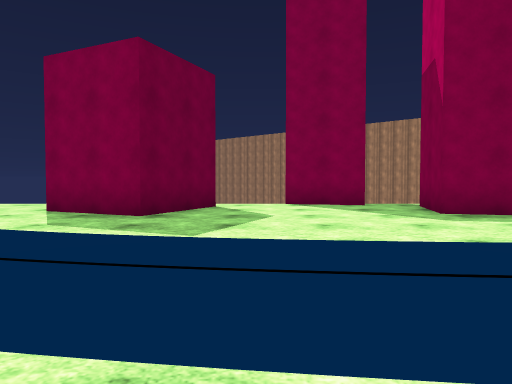
[1] (above)

24 first-person views from a walk through a 3-D level made in the Unity game engine. The camera is 1.2 m above the floor, tilts 2° down and sees 70° across. The floor is counted in squares, 2 m on a side. Each view is taken from the middle of a square. On the plan, view 1 faces up. The plan holds only what a view shows up to about 10 squares ahead; the rest is blank. The place goes on beyond the plan. The player character is not drawn. Some surface patterns are stand-ins.

[2]
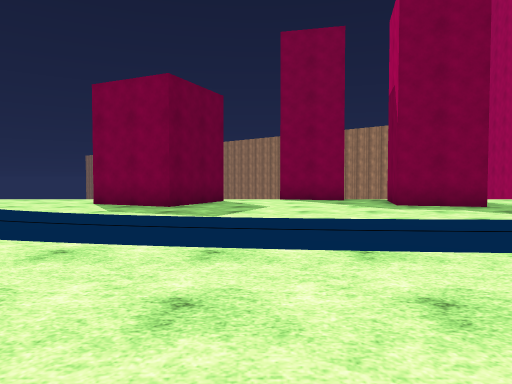

[3]
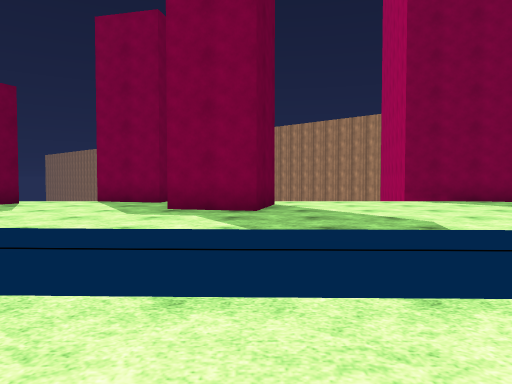

[4]
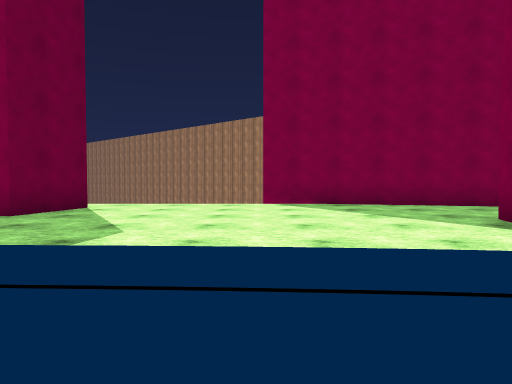

[5]
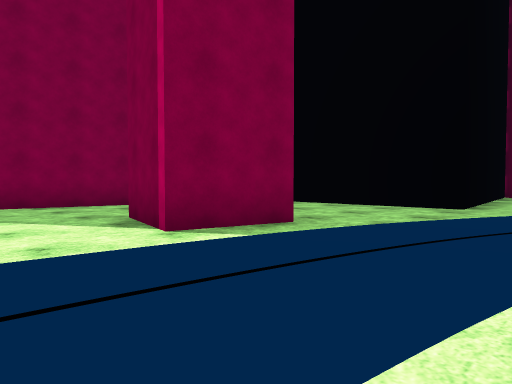

[6]
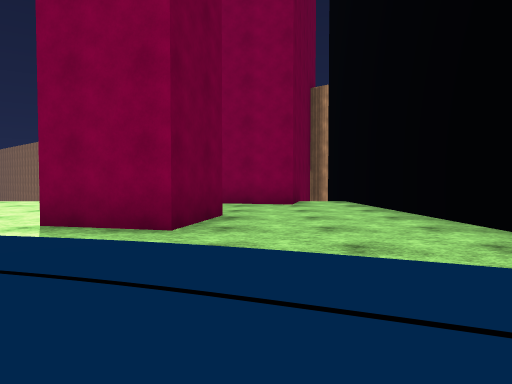

[7]
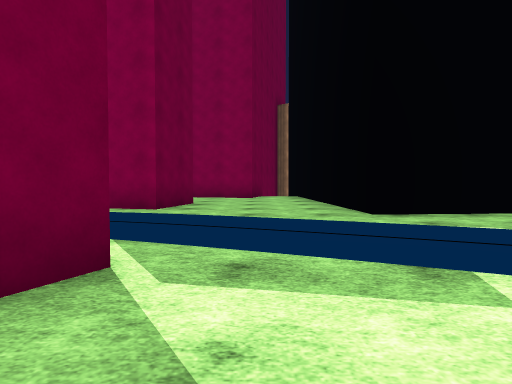

[8]
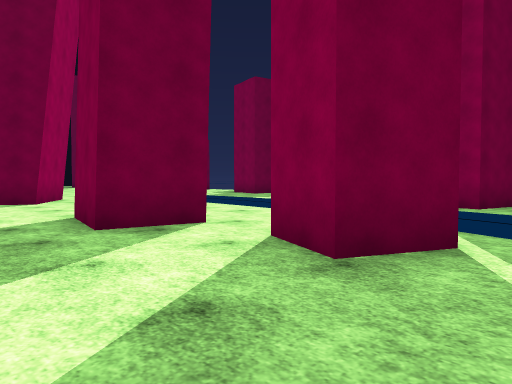

[9]
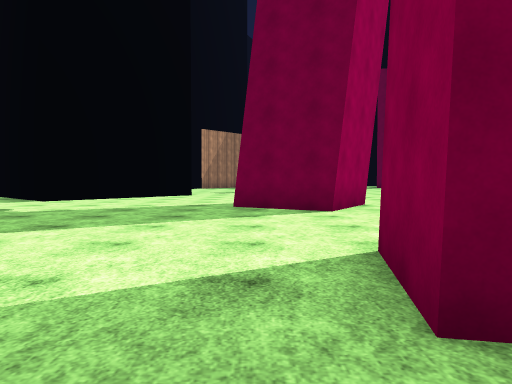

[10]
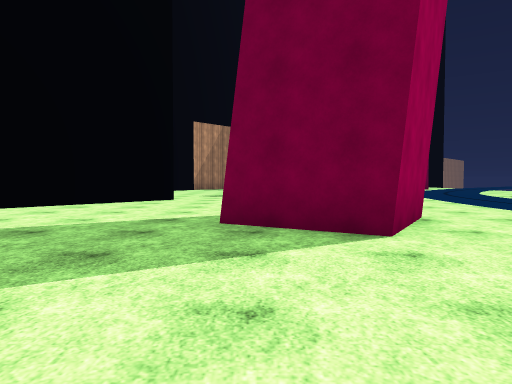

[11]
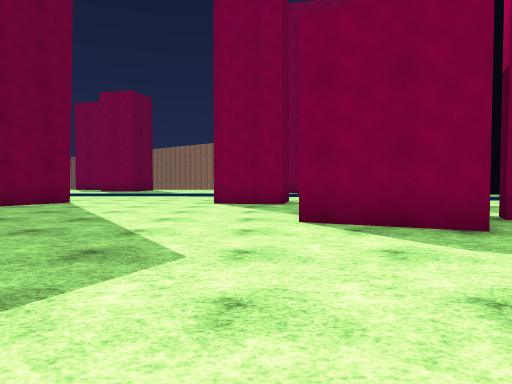

[12]
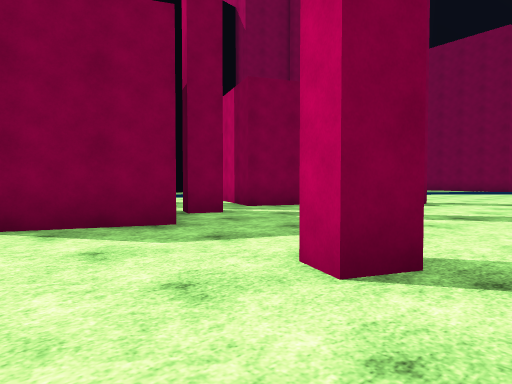

[13]
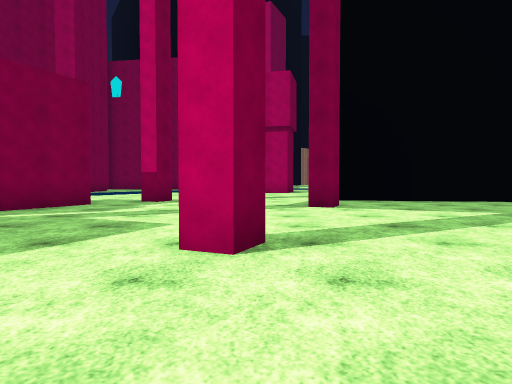

[14]
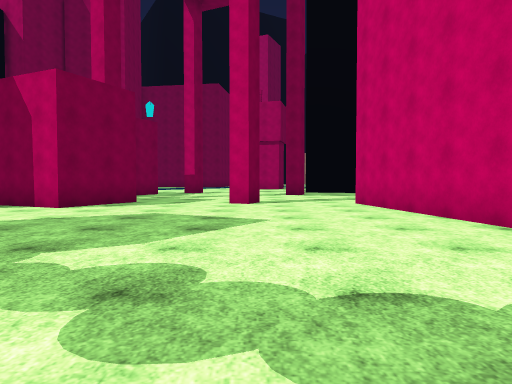

[15]
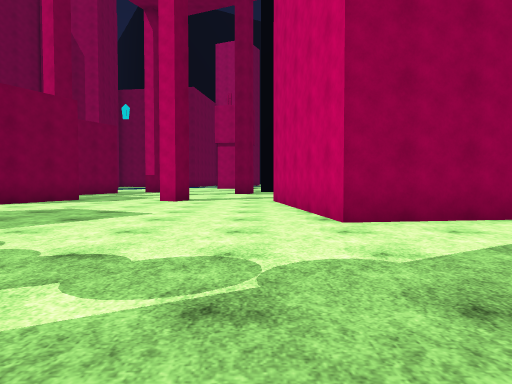

[16]
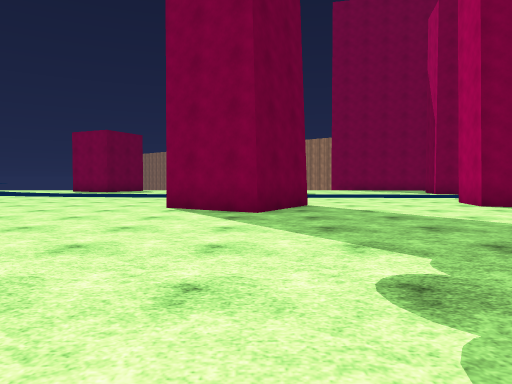

[17]
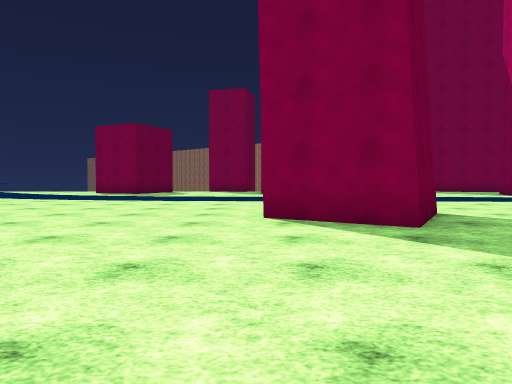

[18]
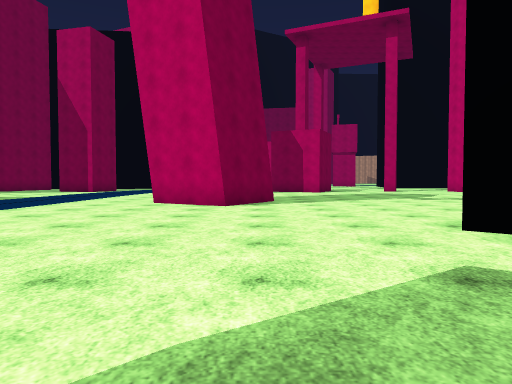

[19]
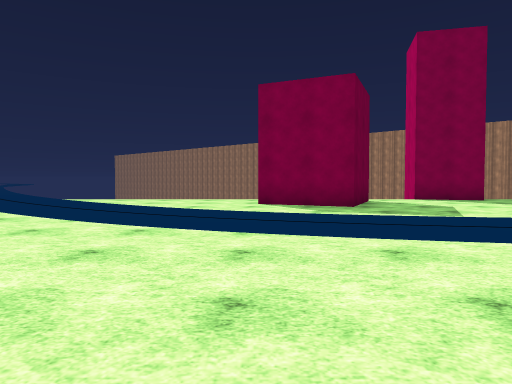

[20]
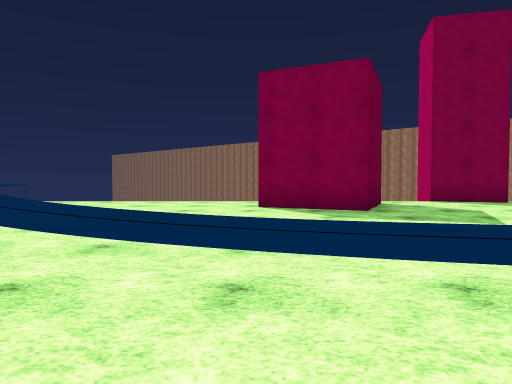

[21]
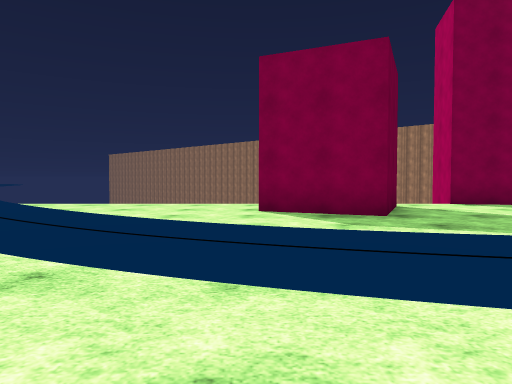

[22]
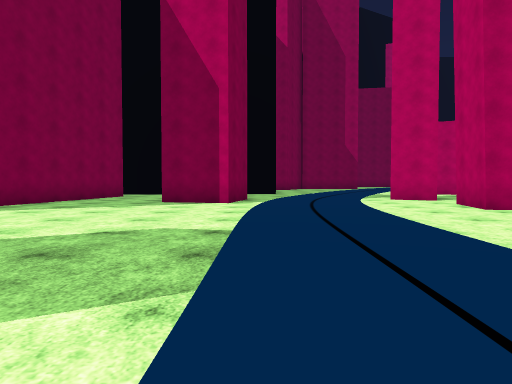

[23]
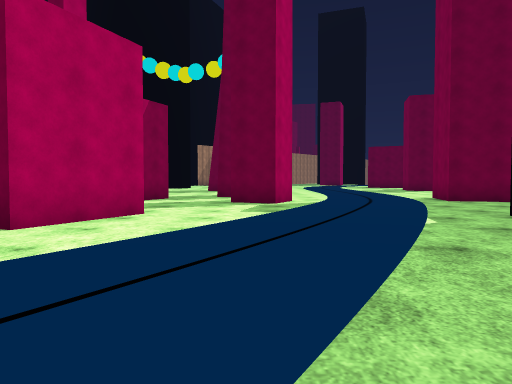

[24]
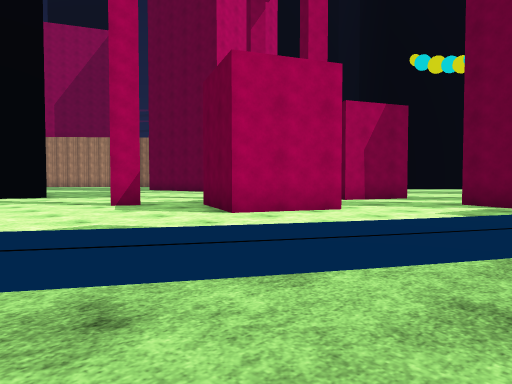

### Floor plan
Points are (right, up) in squares from view 1. A wall is a line through its corners. A room is listed if a view was taken in it or the views show most of it. See-through windows are left out.
Room 1 (views 1, 2, 3, 4, 5, 6, 7, 8, 9, 10, 11, 12, 13, 14, 15, 16, 17, 18, 19, 20, 21, 22, 23, 24)
walls: (5, -4.4) (3.1, -3.3) (4.3, -1.3) (6.2, -2.5) (5, -4.4); (10, -3) (10.2, -1.6) (11.9, -1.9) (11.6, -3.3) (10, -3); (14, -1.1) (15, -1.5) (14.5, -2.6) (13.3, -2.1); (13.8, -7.9) (11.6, -6.9) (12.5, -5); (15.3, -6.9) (14.8, -6.7); (13.5, -11.1) (12.9, -10.8) (13.1, -10.3); (17.6, -3.9) (19.7, -4.9) (18.7, -7.1) (16.7, -6.1) (17.5, -4.3); (5.5, 7.7) (5, 5.9) (3.2, 6.3) (3.7, 8.2); (14.5, 5.2) (14, 3.3) (12.2, 3.7) (12.7, 5.6); (8.4, -16.6) (8, -14.2) (13.2, -13.5); (2.6, 8.9) (2.5, 8.4) (0.7, 8.9); (-0.9, 8.1) (-1.9, 5.9) (-3.9, 6.9); (20.3, -8.7) (19.7, -8.4) (19.9, -7.9) (20.5, -8.2); (16.2, 9) (15.9, 7.7) (9.2, 9.3)

Positions as (right, up) in squares from view 1, and headings:
1: (0, 0), facing up
2: (0, -2), facing up
3: (5, -1), facing up
4: (9, 0), facing up
5: (10, 0), facing up-right
6: (15, -1), facing up
7: (16, -4), facing up
8: (16, -5), facing up-left
9: (13, -4), facing left
10: (10, -4), facing left
11: (11, -12), facing up
12: (11, -12), facing up-right
13: (10, -11), facing right
14: (4, -11), facing right
15: (3, -13), facing right
16: (5, -11), facing up
17: (3, -9), facing up
18: (-5, -4), facing right
19: (-4, -2), facing up
20: (-4, -1), facing up
21: (-4, 0), facing up
22: (3, 3), facing right
23: (24, -2), facing left
24: (24, 0), facing down-left
